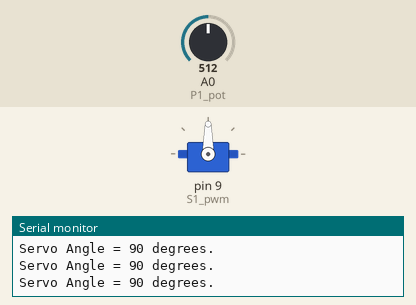
This sketch was run on a simulated Arduino Uno, built with avr-gcc and run on an emulated ATmega328P. On the bench: servo, the last lines printed to the serial monitor. Inputs (shaded band) come from the test bench; at power-on: A0 (P1_pot) = 512.

Above: at 1.2 s.
1.3 s: A0 (P1_pot) set to 561
At 2.4 s:
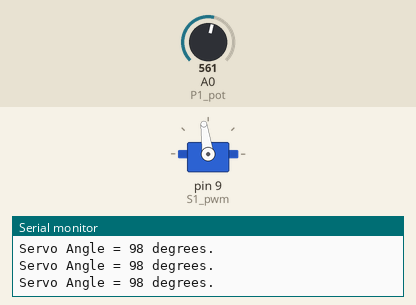
4.3 s: A0 (P1_pot) set to 578
At 5.1 s:
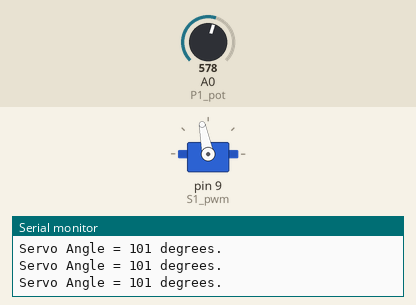
5.8 s: A0 (P1_pot) set to 306
At 6.7 s:
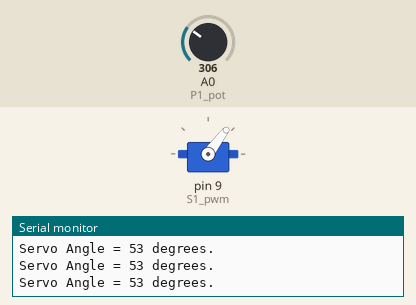
7.3 s: A0 (P1_pot) set to 122
At 8.5 s:
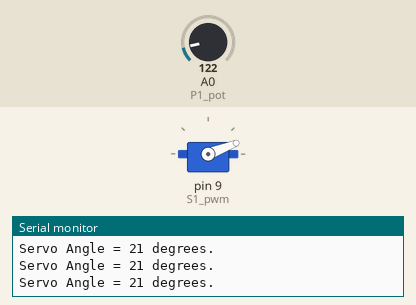
8.8 s: A0 (P1_pot) set to 716
At 9.2 s:
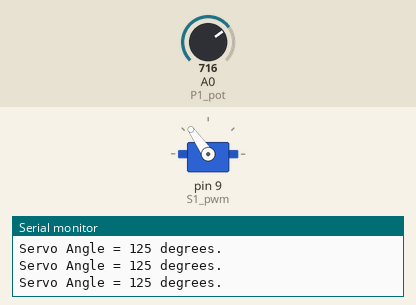
10.3 s: A0 (P1_pot) set to 0
At 11.0 s:
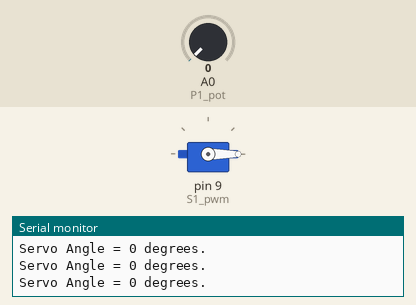
Timing chart, 0 to 12.8 s (numbered marks = the images above; inputs shaded):
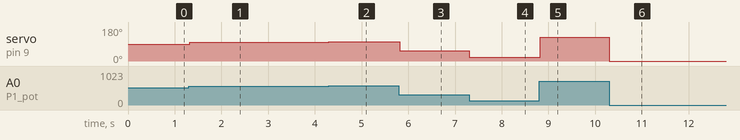

Measured:
- after the input at 1.3 s, servo on pin 9 (S1_pwm): 90° → 98° at once
- after the input at 4.3 s, servo on pin 9 (S1_pwm): 98° → 101° at once
- after the input at 5.8 s, servo on pin 9 (S1_pwm): 101° → 53° at once
- after the input at 7.3 s, servo on pin 9 (S1_pwm): 53° → 21° at once
- after the input at 8.8 s, servo on pin 9 (S1_pwm): 21° → 125° at once
- after the input at 10.3 s, servo on pin 9 (S1_pwm): 125° → 0° at once

The sketch:

calibrationPotentiometer.ino
```cpp
// import the servo library:
#include <Servo.h>

// create an object for a servo:
Servo S1;

// define the analog input pin that the potentiometer is
// connected to, and the PWM output that the servo is
// connected to:
int P1_pot = 0;
int S1_pwm = 9;

// declare variables, for use later:
int P1_val;
int S1_angle;

// initialise the servo and the serial monitor:
void setup() {
  S1.attach(S1_pwm);
  Serial.begin(9600);
}

void loop() {
  // read the potentiometer value
  // (values will be between 0 and 1023):
  P1_val = analogRead(P1_pot);

  // scale the potentiometer value to a servo angle
  // (angles between 0 and 180 degrees can be applied):
  S1_angle = map(P1_val, 0, 1023, 0, 180);

  // write the servo angle to the servo:
  S1.write(S1_angle);

  // send info to the serial monitor
  // to inform of what has just happened:
  Serial.print("Servo Angle = ");
  Serial.print(S1_angle);
  Serial.println(" degrees.");

  // give the servo some time to respond (milliseconds):
  delay(15);
}
```
